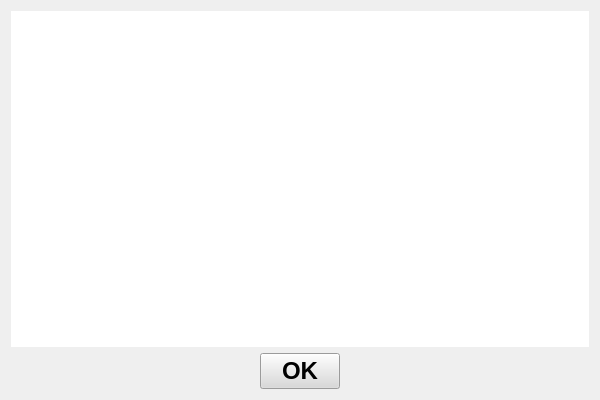
<?xml version="1.0" encoding="UTF-8"?>
<ui version="4.0">
 <class>TopMessage</class>
 <widget class="QWidget" name="TopMessage">
  <property name="geometry">
   <rect>
    <x>0</x>
    <y>0</y>
    <width>600</width>
    <height>400</height>
   </rect>
  </property>
  <property name="windowTitle">
   <string>Form</string>
  </property>
  <layout class="QGridLayout" name="gridLayout">
   <item row="1" column="0">
    <spacer name="horizontalSpacer">
     <property name="orientation">
      <enum>Qt::Horizontal</enum>
     </property>
     <property name="sizeHint" stdset="0">
      <size>
       <width>233</width>
       <height>20</height>
      </size>
     </property>
    </spacer>
   </item>
   <item row="1" column="1">
    <widget class="QPushButton" name="pushButton">
     <property name="font">
      <font>
       <pointsize>18</pointsize>
       <weight>75</weight>
       <bold>true</bold>
      </font>
     </property>
     <property name="styleSheet">
      <string notr="true">background-color: rgb(217, 217, 217);
color: rgb(0, 0, 0);</string>
     </property>
     <property name="text">
      <string>OK</string>
     </property>
    </widget>
   </item>
   <item row="1" column="2">
    <spacer name="horizontalSpacer_2">
     <property name="orientation">
      <enum>Qt::Horizontal</enum>
     </property>
     <property name="sizeHint" stdset="0">
      <size>
       <width>232</width>
       <height>20</height>
      </size>
     </property>
    </spacer>
   </item>
   <item row="0" column="0" colspan="3">
    <widget class="QLabel" name="label">
     <property name="sizePolicy">
      <sizepolicy hsizetype="Preferred" vsizetype="Ignored">
       <horstretch>0</horstretch>
       <verstretch>0</verstretch>
      </sizepolicy>
     </property>
     <property name="font">
      <font>
       <pointsize>18</pointsize>
       <weight>75</weight>
       <bold>true</bold>
      </font>
     </property>
     <property name="styleSheet">
      <string notr="true">color: rgb(255, 0, 0);
background-color: rgb(255, 255, 255);</string>
     </property>
     <property name="text">
      <string/>
     </property>
     <property name="alignment">
      <set>Qt::AlignCenter</set>
     </property>
     <property name="wordWrap">
      <bool>true</bool>
     </property>
    </widget>
   </item>
  </layout>
 </widget>
 <resources/>
 <connections/>
</ui>
